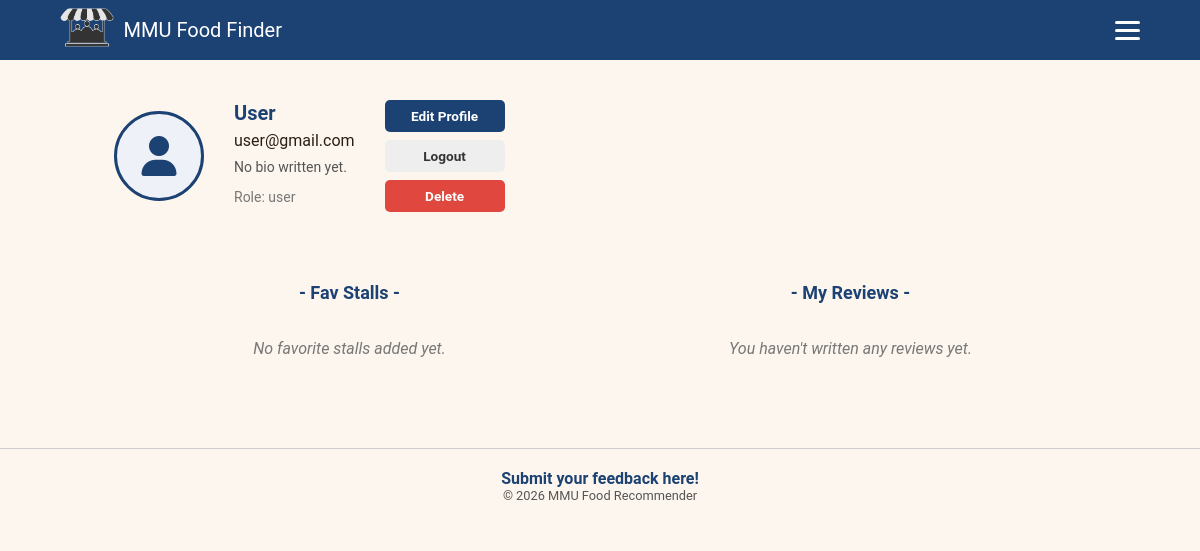
The app's page /profile (signed in) with its own data.
### app.py (models this page shows)
class User(db.Model, UserMixin):
    id = db.Column(db.Integer, primary_key=True)
    name = db.Column(db.String(100), nullable=True)
    email = db.Column(db.String(120), unique=True, nullable=False)
    password = db.Column(db.String(120), nullable=False)
    role = db.Column(db.String(20), default='user')
    avatar_file = db.Column(db.String(100), nullable=False, default='default_avatar.png')
    bio = db.Column(db.Text, nullable=True, default="")

### app.py (the view)
@app.route('/profile')
@login_required
def profile():
    favourites = Favourite.query.filter_by(user_id=current_user.id).all()
    fav_stalls = []
    for f in favourites:
        stall = Stall.query.get(f.stall_id)
        if stall:
            fav_stalls.append(stall)
    reviews = Review.query.filter_by(user_id=current_user.id).all()
    return render_template('profile.html', fav_stalls=fav_stalls, reviews=reviews)

### app.py (called while the page is built)
@login_manager.user_loader
def load_user(user_id):
    return User.query.get(int(user_id))

### templates/profile.html (shortened to what this page needs)
{% extends "base.html" %}
{% block body_class %}page-profile{% endblock %}
{% block content %}
    <section class="profile-section">
        <div class="profile-card">
            <div class="avatar">
                {% if current_user.avatar_file == 'default_avatar.png' or not current_user.avatar_file %}
                    <i class="fa fa-user"></i>
                {% else %}
                    <img src="{{ url_for('static', filename='uploads/' + current_user.avatar_file) }}" alt="Profile Picture">
                {% endif %}
            </div>
            <div class="profile-info">
                <h2 class="profile-name">{{ current_user.name or "No Name Provided" }}</h2>
                <p class="profile-email">{{ current_user.email }}</p>
                <p class="profile-bio-text">{{ current_user.bio or "No bio written yet." }}</p>
                <p class="profile-bio">Role: {{ current_user.role }}</p>
            </div>
<div class="profile-actions">
                <button class="btn-edit" onclick="openEditModal()">Edit Profile</button>
                <button class="btn-logout"><a href="{{ url_for('logout') }}">Logout</a></button>
                <form action="{{ url_for('delete_account') }}" method="POST" style="display: inline;" onsubmit="return confirm('Are you sure you want to permanently delete your account? This action cannot be undone.');">
                    <button type="submit" class="btn-delete" style="cursor: pointer;">Delete</button>
                </form>
            </div>
        </div>
    </section>
    <section class="bottom-section">
        <div class="column">
            <h3 class="column-title">- Fav Stalls -</h3>
            <div class="stalls-list">
                {% if fav_stalls %}
                    {% for stall in fav_stalls %}
                        <a href="{{ url_for('stall_details', stall_id=stall.id) }}" class="fav-stall-link">
                            <div class="fav-stall-card">
                                <img src="{{ url_for('static', filename='uploads/' + stall.image_file if stall.image_file != 'default_stall.jpg' else 'default_stall.jpg') }}" alt="{{ stall.name }}">
                                <div>
                                    <h4>{{ stall.name }}</h4>
                                    <span class="category-badge">{{ stall.category }}</span>
                                </div>
                            </div>
                        </a>
                    {% endfor %}
                {% else %}
                    <p class="empty-list">No favorite stalls added yet.</p>
                {% endif %}
            </div>
        </div>
        <div class="column">
            <h3 class="column-title">- My Reviews -</h3>
            <div class="reviews-list">
                {% if reviews %}
                    {% for review in reviews %}
                        <a href="{{ url_for('stall_details', stall_id=review.stall_id) }}#review-card-{{ review.id }}" class="clickable-review-wrapper">
                            <div class="review-card">
                                <h4><span>Review for: {{ review.stall.name }}</span> <small>View →</small></h4>
                                <div class="stars">{% for i in range(review.rating) %}⭐{% endfor %}</div>
                                <p>"{{ review.comment }}"</p>
                            </div>
                        </a>
                    {% endfor %}
                {% else %}
                    <p class="empty-list">You haven't written any reviews yet.</p>
                {% endif %}
            </div>
        </div>
    </section>
{% endblock %}

### static/style.css (style rules this page uses)
:root { --primary: #1c4273; --navy-dark: #153256; --navy: #1c4273; --blue-mid: #578ef4; --cream: #fdf6ee; --warm-white: #fff9f2; --orange: #e07b39; --orange-light: #fde8cc; --dark: #2b1f14; --mid: #6b4f35; --muted: #a08060; --border: #e2cdb5; --green: #3d7a56; --green-light: #e4f2ea; --gold: #f0a500; --red: #e0473e; --shadow: 0 2px 12px rgba(43, 31, 20, 0.08); --shadow-md: 0 4px 20px rgba(43, 31, 20, 0.13); }
body { font-family: 'Roboto', sans-serif; background-color: var(--cream); color: var(--dark); min-height: 100vh;margin: 0;padding: 0; }
.page-profile .stalls-list, .page-profile .reviews-list { display: flex; flex-direction: column; gap: 14px; }
.page-profile * { margin: 0; padding: 0; box-sizing: border-box; font-family: 'Roboto', sans-serif; }
.page-profile .profile-section { padding: 40px 5%;width: 100%; }
.page-profile .profile-card { display: flex; align-items: center; gap: 30px; }
.page-profile .avatar { width: 90px; height: 90px; border-radius: 50%; border: 3px solid #1c4273; display: flex; align-items: center; justify-content: center; font-size: 2.5rem; color: #1c4273; background: #eef2f8; flex-shrink: 0; overflow: hidden; }
.page-profile .profile-info { display: flex; flex-direction: column; gap: 6px; }
.page-profile .profile-name { font-size: 20px; font-weight: 700; color: #1c4273; }
.page-profile .profile-bio { font-size: 14px; color: #777; margin-bottom: 6px; }
.page-profile .profile-actions { display: flex; flex-direction: column; gap: 8px; }
.page-profile .btn-edit, .page-profile .btn-logout, .page-profile .btn-delete { width: 120px; padding: 8px 0; border-radius: 5px; border: none; font-size: 0.85rem; cursor: pointer; font-weight: 600; text-align: center; }
.page-profile .btn-edit { background: #1c4273; color: white; margin-bottom: 0px; }
.page-profile .btn-logout { background: #eee; color: #333; }
.page-profile .btn-logout a { color: inherit; text-decoration: none; }
.page-profile .btn-delete { background: var(--red); color: white; }
.page-profile .profile-bio-text { font-size: 14px; color: #555; margin: 2px 0 6px 0; line-height: 1.4; }
.page-profile .bottom-section { display: grid; grid-template-columns: 1fr 1fr; gap: 30px; padding: 30px 5%; max-width: 1100px; margin: 0 auto; }
.page-profile .column-title { font-size: 18px; font-weight: 700; color: #1c4273; margin-bottom: 16px; text-align: center; }
.page-profile .empty-list { color: #777; font-style: italic; text-align: center; padding: 20px; }

### records on screen
User: name "User", email "user@gmail.com", bio "No bio written yet.", role "user"
